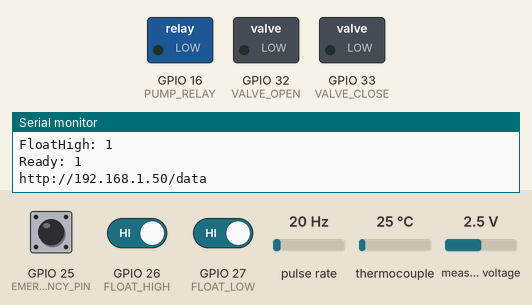
Bench run of a sketch on a simulated ESP32. Shown: switched loads named in the sketch (green lamp = pin HIGH), the last lines printed to the serial monitor. Wiring (inferred from the names in the program): pulse sensor: data GPIO 4. The test bench sets the inputs (shaded band); at power-on: GPIO 26 (FLOAT_HIGH) HIGH, thermocouple 25 °C, GPIO 25 (EMERGENCY_PIN) HIGH, GPIO 27 (FLOAT_LOW) HIGH, pulse rate 20 Hz, measured voltage 2.5 V. WiFi joins after 1.5 s; servers stay silent unless stated; pins used as bus, display or sensor lines are not drawn.

Above: at 2.7 s.
2.8 s: GPIO 26 (FLOAT_HIGH) driven LOW
At 3.4 s:
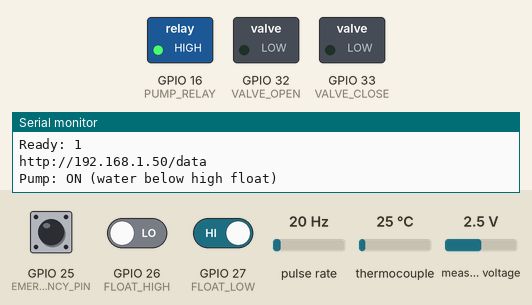
4.3 s: thermocouple set to 150 °C
10.1 s: GPIO 26 (FLOAT_HIGH) driven HIGH
At 11.3 s:
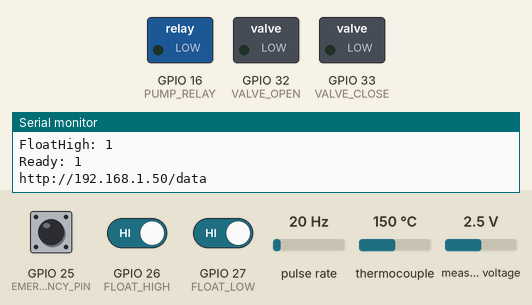
11.6 s: thermocouple set to 6 °C
Timing chart, 0 to 14.6 s (numbered marks = the images above; inputs shaded):
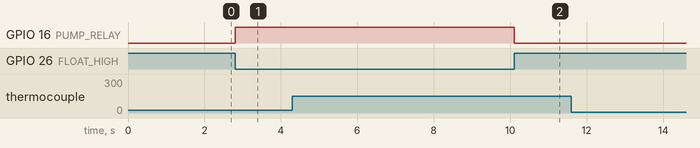

Measured:
- after the input at 2.8 s, GPIO 16 (PUMP_RELAY): LOW → HIGH at once
- after the input at 10.1 s, GPIO 16 (PUMP_RELAY): HIGH → LOW at once

The sketch:

boiler_control.ino
```cpp
#include <WiFi.h>
#include <WebServer.h>
#include <Wire.h>
#include <Adafruit_MAX31865.h>
#include <Adafruit_ADS1X15.h>

// ================== WIFI CONFIG ==================
const char* ssid = "AryaniPhone";
const char* password = "38003800";

WebServer server(80);

// ================== PIN CONFIGURATION ==================
#define FLOW_PIN 4
#define FLOAT_LOW 27
#define FLOAT_HIGH 26

#define PUMP_RELAY 16
#define SSR_PIN 17

#define VALVE_OPEN 32
#define VALVE_CLOSE 33

#define EMERGENCY_PIN 25
#define MAX_CS 5

// ================== OBJECTS ==================
Adafruit_MAX31865 pt100 = Adafruit_MAX31865(MAX_CS);
Adafruit_ADS1115 ads;

// ================== GLOBAL VARIABLES ==================
volatile int flowPulse = 0;
float flowRate = 0;
float temperature = 0;
float pressure = 0;
bool pumpState = false;
bool valveOpenState = false;

// Float Switch States
bool floatLow = false;     // true = water IS at or above low mark
bool floatHigh = false;    // true = water IS at or above high mark
bool systemReady = false;  // true = safe to run heater (water at high level)

// Manual Control State
bool heaterManual = false;
bool heaterManualState = false;

unsigned long lastFlowTime = 0;
unsigned long valveStartTime = 0;
bool valveRunning = false;

const float PULSES_PER_LITER = 450.0;
const int valveRunTime = 13000; // 13 seconds for full stroke

// ================== WIFI SETUP ==================
void setupWiFi() {
  WiFi.begin(ssid, password);
  Serial.print("Connecting to WiFi");
  while (WiFi.status() != WL_CONNECTED) {
    delay(500);
    Serial.print(".");
  }
  Serial.println("\nWiFi Connected!");
  Serial.print("IP Address: ");
  Serial.println(WiFi.localIP());

  // Print in the format the Python proxy auto-detects
  Serial.print("http://");
  Serial.print(WiFi.localIP());
  Serial.println("/data");
}

// ================== HTTP HANDLERS (Dashboard Control) ==================
void handleHeaterOn() {
  if (!systemReady) {
    server.send(403, "application/json",
      "{\"status\":\"DENIED\", \"reason\":\"Water level too low — fill to FLOAT_HIGH first\"}");
    Serial.println("SAFETY: Heater ON denied — water not ready");
    return;
  }
  heaterManual = true;
  heaterManualState = true;
  server.send(200, "application/json", "{\"status\":\"HEATER_ON\", \"mode\":\"MANUAL\"}");
  Serial.println("Heater: ON");
}

void handleHeaterOff() {
  heaterManual = true;
  heaterManualState = false;
  server.send(200, "application/json", "{\"status\":\"HEATER_OFF\", \"mode\":\"MANUAL\"}");
  Serial.println("Heater: OFF");
}

void handleHeaterAuto() {
  heaterManual = false;
  server.send(200, "application/json", "{\"status\":\"AUTO\", \"mode\":\"AUTO\"}");
  Serial.println("Mode: AUTO");
}

void handleStatus() {
  String json = "{";
  json += "\"temp\":" + String(temperature) + ",";
  json += "\"pressure\":" + String(pressure) + ",";
  json += "\"flow\":" + String(flowRate) + ",";
  json += "\"heater_manual\":" + String(heaterManual ? "true" : "false") + ",";
  json += "\"heater_state\":" + String(digitalRead(SSR_PIN) == HIGH ? "\"ON\"" : "\"OFF\"") + ",";
  json += "\"pump\":" + String(pumpState ? "true" : "false") + ",";
  json += "\"valve\":" + String(valveOpenState ? "\"OPEN\"" : "\"CLOSED\"") + ",";
  json += "\"float_low\":" + String(floatLow ? "true" : "false") + ",";
  json += "\"float_high\":" + String(floatHigh ? "true" : "false") + ",";
  json += "\"ready\":" + String(systemReady ? "true" : "false");
  json += "}";
  server.send(200, "application/json", json);
}

// ================== INTERRUPTS & SENSORS ==================
void IRAM_ATTR flowISR() {
  flowPulse++;
}

void readSensors() {
  // Flow Calculation
  if (millis() - lastFlowTime >= 1000) {
    float liters = flowPulse / PULSES_PER_LITER;
    flowRate = liters * 60.0;
    flowPulse = 0;
    lastFlowTime = millis();
  }

  // Temperature (PT100)
  float raw_temp = pt100.temperature(100, 430);
  // Calibration: If sensor returns raw high values, convert to Celsius
  if (raw_temp > 300) {
    temperature = (raw_temp - 500.0) / 10.0;
  } else {
    temperature = raw_temp;
  }

  // Pressure Sensor via ADS1115
  // Sensor: 1.2 MPa (12 bar) gauge, 0.5V at 0 bar to 4.5V at 12 bar
  int16_t adc = ads.readADC_SingleEnded(0);
  float voltage = adc * 0.1875 / 1000.0;

  // Apply the physical zero-offset calibration (0.664V instead of 0.5V)
  // so that it reads 0.0 at atmospheric pressure.
  const float PRESSURE_ZERO_V = 0.664;
  const float PRESSURE_SPAN_V = 4.0;
  const float PRESSURE_FULL_SCALE_MPA = 1.2;

  pressure = (voltage - PRESSURE_ZERO_V) *
             (PRESSURE_FULL_SCALE_MPA / PRESSURE_SPAN_V);

  if (pressure < 0) pressure = 0;
  if (pressure > PRESSURE_FULL_SCALE_MPA) pressure = PRESSURE_FULL_SCALE_MPA;

  // Float Switches — Normally-Closed (NC) wiring with INPUT_PULLUP
  // No water → float hangs down → switch CLOSED → pin grounded → LOW
  // Water present → float rises → switch OPENS → pin pulled HIGH
  floatLow  = (digitalRead(FLOAT_LOW)  == HIGH);   // HIGH = water at/above low mark
  floatHigh = (digitalRead(FLOAT_HIGH) == HIGH);   // HIGH = water at/above high mark

  // System Ready = water has reached the high float level
  // Safe to operate the heater only when sufficient water is present
  systemReady = floatHigh;
}

// ================== HARDWARE CONTROL ==================
void setValveRelays(bool openCmd, bool closeCmd) {
  // High-Impedance protection for 5V signals on standard relays
  pinMode(VALVE_OPEN, INPUT);
  pinMode(VALVE_CLOSE, INPUT);
  delay(100);

  if (openCmd) {
    pinMode(VALVE_OPEN, OUTPUT);
    digitalWrite(VALVE_OPEN, LOW);
  }
  if (closeCmd) {
    pinMode(VALVE_CLOSE, OUTPUT);
    digitalWrite(VALVE_CLOSE, LOW);
  }
}

void emergencyCheck() {
  if (digitalRead(EMERGENCY_PIN) == LOW) {
    digitalWrite(SSR_PIN, LOW);
    digitalWrite(PUMP_RELAY, LOW);
    setValveRelays(false, false);
  }
}

void pumpControl() {
  // Uses the already-read float states from readSensors()
  // Pump starts when water drops below HIGH float → keeps boiler always full
  if (!floatHigh && !pumpState) {
    // Water below high float → start pump to refill
    digitalWrite(PUMP_RELAY, HIGH);
    pumpState = true;
    Serial.println("Pump: ON (water below high float)");
  }
  if (floatHigh && pumpState) {
    // Water reached high float → stop pump
    digitalWrite(PUMP_RELAY, LOW);
    pumpState = false;
    Serial.println("Pump: OFF (water at high float)");
  }
}

void heaterControl() {
  // CRITICAL SAFETY OVERRIDE 1: Temperature limit (145°C)
  if (temperature >= 145) {
    digitalWrite(SSR_PIN, LOW);
    if (millis() % 5000 < 100) Serial.println("CRITICAL: Overheat Safety Triggered!");
    return;
  }

  // CRITICAL SAFETY OVERRIDE 2: Water level check
  // Heater MUST NOT run if water level is below the high float
  if (!systemReady) {
    digitalWrite(SSR_PIN, LOW);
    if (millis() % 5000 < 100) Serial.println("SAFETY: Heater blocked — water level not ready");
    return;
  }

  if (heaterManual) {
    // Mode: Manual (Controlled by Dashboard)
    digitalWrite(SSR_PIN, heaterManualState ? HIGH : LOW);
  } else {
    // Mode: Auto (Controlled by Thermostat)
    if (temperature >= 130) digitalWrite(SSR_PIN, LOW);
    else if (temperature <= 100) digitalWrite(SSR_PIN, HIGH);
  }
}

void valveControl() {
  if (valveRunning) {
    if (millis() - valveStartTime >= valveRunTime) {
      setValveRelays(false, false);
      valveRunning = false;
      Serial.println("Valve: STOP");
    }
    return;
  }

  // Automatic Valve Protection
  if (temperature >= 85 && !valveOpenState) {
    Serial.println("Valve: OPEN START");
    setValveRelays(true, false);
    valveStartTime = millis();
    valveRunning = true;
    valveOpenState = true;
  }

  if (temperature <= 80 && valveOpenState) {
    Serial.println("Valve: CLOSE START");
    setValveRelays(false, true);
    valveStartTime = millis();
    valveRunning = true;
    valveOpenState = false;
  }
}

// ================== SERIAL CMD PARSING ==================
void processSerialCommands() {
  if (Serial.available()) {
    String cmd = Serial.readStringUntil('\n');
    cmd.trim();
    cmd.toUpperCase();

    if (cmd == "HEATER_ON") {
      if (!systemReady) {
        Serial.println("SAFETY: Heater ON denied — water not ready");
        return;
      }
      heaterManual = true;
      heaterManualState = true;
      Serial.println("Heater: ON");
    }
    else if (cmd == "HEATER_OFF") {
      heaterManual = true;
      heaterManualState = false;
      Serial.println("Heater: OFF");
    }
    else if (cmd == "HEATER_AUTO") {
      heaterManual = false;
      Serial.println("Mode: AUTO");
    }
  }
}

// ================== MAIN SETUP & LOOP ==================
void setup() {
  Serial.begin(115200);
  setupWiFi();

  // WebServer Routes
  server.on("/heater/on", handleHeaterOn);
  server.on("/heater/off", handleHeaterOff);
  server.on("/heater/auto", handleHeaterAuto);
  server.on("/data", handleStatus);
  server.begin();

  Wire.begin(21, 22);
  ads.setGain(GAIN_TWOTHIRDS);  // +/-6.144V range, 0.1875 mV/bit
  if (!ads.begin()) {
    Serial.println("ADS1115 FAIL");
    while(1);
  }

  pinMode(FLOW_PIN, INPUT_PULLUP);
  pinMode(FLOAT_LOW, INPUT_PULLUP);
  pinMode(FLOAT_HIGH, INPUT_PULLUP);
  pinMode(EMERGENCY_PIN, INPUT_PULLUP);
  pinMode(PUMP_RELAY, OUTPUT);
  pinMode(SSR_PIN, OUTPUT);

  attachInterrupt(digitalPinToInterrupt(FLOW_PIN), flowISR, RISING);
  pt100.begin(MAX31865_3WIRE);
  Serial.println("System Initialized...");
}

void loop() {
  server.handleClient();
  processSerialCommands();

  readSensors();
  emergencyCheck();
  pumpControl();
  heaterControl();
  valveControl();

  // Periodic Telemetry to Serial (for Python Proxy)
  // Format MUST match what serial_proxy.py parses
  static unsigned long lastLog = 0;
  if (millis() - lastLog >= 1000) {
    Serial.println("------");
    Serial.print("Temp: ");      Serial.println(temperature);
    Serial.print("Pressure: ");  Serial.println(pressure, 4); // Send in MPa
    Serial.print("Flow: ");      Serial.println(flowRate);
    Serial.print("Pump: ");      Serial.println(pumpState ? "1" : "0");
    Serial.print("Heater: ");    Serial.println(digitalRead(SSR_PIN) == HIGH ? "ON" : "OFF");
    Serial.print("Mode: ");      Serial.println(heaterManual ? "MANUAL" : "AUTO");
    Serial.print("Valve: ");     Serial.println(valveOpenState ? "OPEN" : "CLOSED");
    Serial.print("FloatLow: ");  Serial.println(floatLow ? "1" : "0");
    Serial.print("FloatHigh: "); Serial.println(floatHigh ? "1" : "0");
    Serial.print("Ready: ");     Serial.println(systemReady ? "1" : "0");

    // IP auto-detection line for the Python proxy
    Serial.print("http://");
    Serial.print(WiFi.localIP());
    Serial.println("/data");

    lastLog = millis();
  }
}
```
